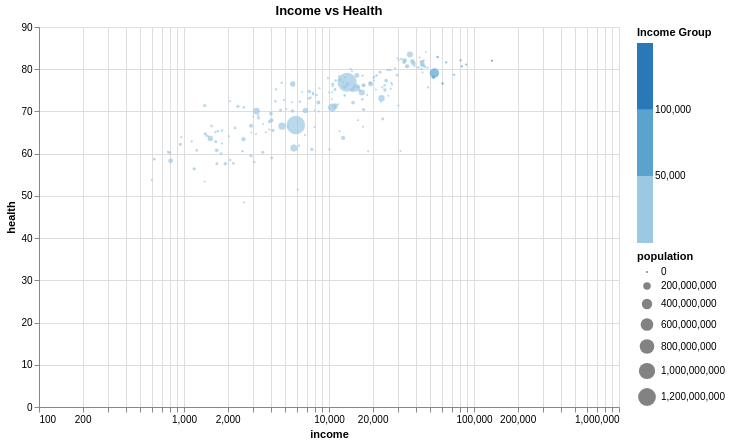

Notebook source saved alongside this figure:
### Code cell
import altair as alt
from vega_datasets import data as vdata

source = vdata.gapminder_health_income()

chart = (
    alt.Chart(source)
    .mark_point(filled=True, size=80)
    .encode(
        x=alt.X('income:Q', scale=alt.Scale(type='log')),
        y='health:Q',

        # create meaningful grouping instead of country
        color=alt.Color(
            'income:Q',
            bin=alt.Bin(maxbins=5),
            title='Income Group'
        ),

        size='population:Q',
        tooltip=['country:N', 'income:Q', 'health:Q', 'population:Q']
    )
    .properties(width=580, height=380, title='Income vs Health')
    .interactive()
)

chart

### Figure 1 — Vega-Lite specification as saved in the notebook (floating-point values rounded to 4 significant figures; data arrays with more than 128 entries replaced by an {"elided": "..."} marker saying what was removed)
{"config": {"view": {"continuousWidth": 300, "continuousHeight": 300}}, "data": {"name": "data-246d617600ef31eabf4a8c28634b7fcb"}, "mark": {"type": "point", "filled": true, "size": 80}, "encoding": {"color": {"bin": {"maxbins": 5}, "field": "income", "title": "Income Group", "type": "quantitative"}, "size": {"field": "population", "type": "quantitative"}, "tooltip": [{"field": "country", "type": "nominal"}, {"field": "income", "type": "quantitative"}, {"field": "health", "type": "quantitative"}, {"field": "population", "type": "quantitative"}], "x": {"field": "income", "scale": {"type": "log"}, "type": "quantitative"}, "y": {"field": "health", "type": "quantitative"}}, "height": 380, "params": [{"name": "param_2", "select": {"type": "interval", "encodings": ["x", "y"]}, "bind": "scales"}], "title": "Income vs Health", "width": 580, "$schema": "https://vega.github.io/schema/vega-lite/v5.20.1.json", "datasets": {"data-246d617600ef31eabf4a8c28634b7fcb": {"elided": "187 records"}}}
